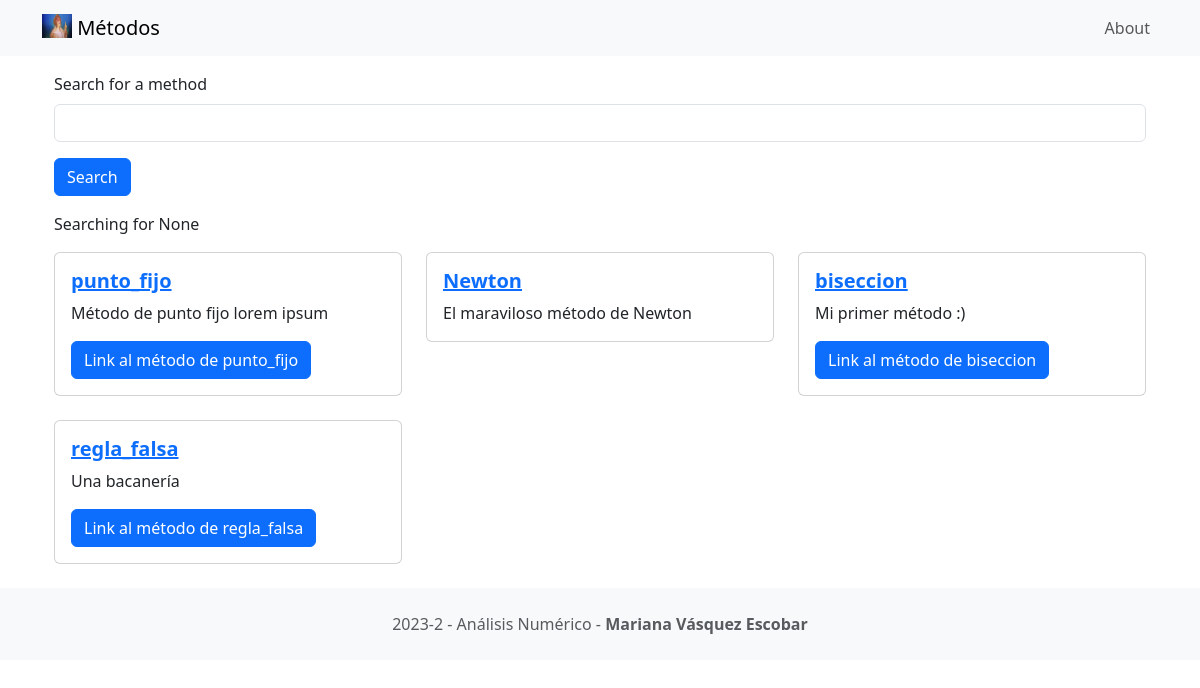
The app's page /, older data.
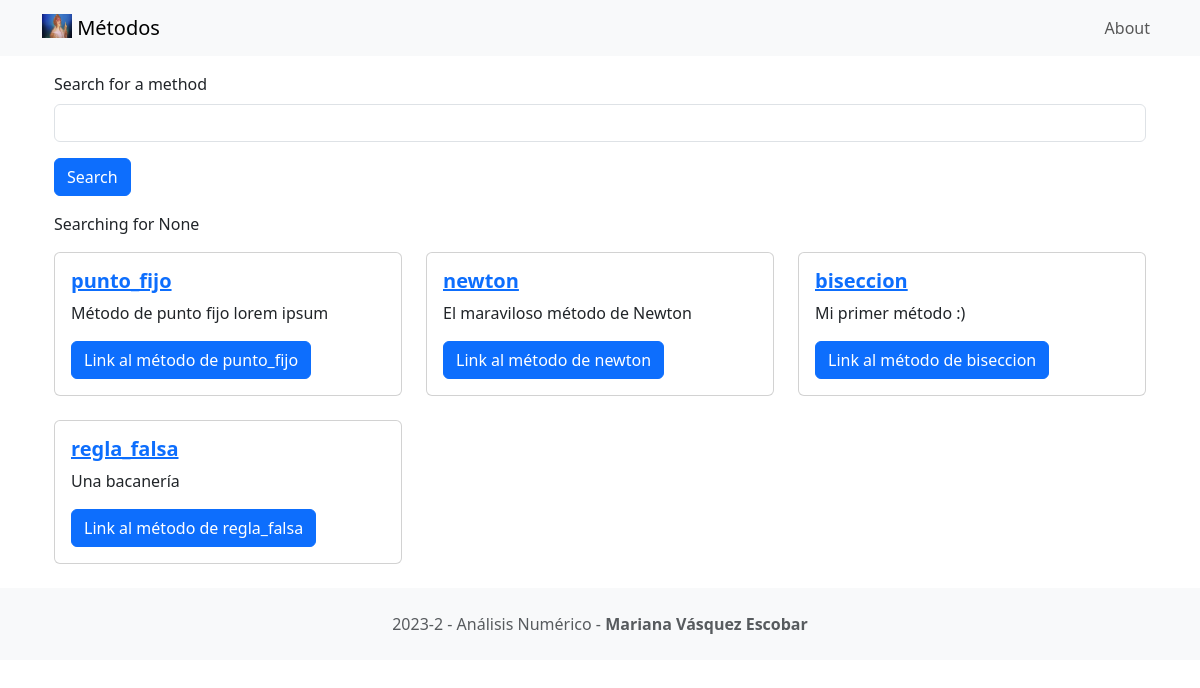
The same page, newer data.
### metodo/models.py (models this page shows, shortened)
class Metodo(models.Model):
    title = models.CharField(max_length=100)
    description = models.CharField(max_length=250)
    url= models.URLField(blank=True)

### metodo/views.py (the view)
# urls.py: 2. Add a URL to urlpatterns:  path('', views.home, name='home')
def home(request):
    searchTerm = request.GET.get('searchMethod')
    if searchTerm:
        metodos = Metodo.objects.filter(title__icontains=searchTerm)
    else:
        metodos = Metodo.objects.all()
    return render(request, 'home.html', {'searchTerm': searchTerm, 'metodos': metodos})

### metodo/templates/home.html
{% extends 'base.html' %}
{% block content %}
<div class="container">
    <form action="">
        <div class="mb-3">
          <label for="searchMethod" class="form-label">Search for a method</label>
          <input type="text" class="form-control" name="searchMethod" aria-describedby="methodHelp">
        </div>
        <button type="submit" class="btn btn-primary">Search</button>
      </form>
      <p>Searching for {{searchTerm}}</p>
      <div class="row row-cols-1 row-cols-md-3 g-4">
        {% for metodo in metodos %}
        <div v-for="metodo in metodos" class="col">
          <div class="card">
            <div class="card-body">
              <a href="{% url 'detail' metodo.id %}">
                <h5 class="card-title fw-bold">{{ metodo.title}}</h5>
              </a>
              <p class="card-text">{{metodo.description}}</p>
              {% if metodo.url %}
                <a href="{{ metodo.url}}" class="btn btn-primary">Link al método de {{metodo.title}}</a>
              {% endif %}
            </div>
          </div>
        </div>
        {% endfor %}
      </div>
</div>
{% endblock content %}

Row changes from the older to the newer data that the page shows:
changed Metodo "El maraviloso método de Newton": title "Newton" → "newton"; title (not shown) → "newton"
